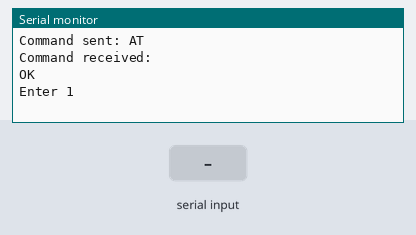
Bench run of a sketch on a simulated Arduino Mega 2560, built for the host (arithmetic inside an expression is 32-bit, double 64-bit). Parts: the last lines printed to the serial monitor. Inputs (shaded band) come from the test bench. The modem accepts every AT command (registered, SIM ready, sends succeed) and sends nothing else.

Above: at 2.2 s.
2.3 s: "1" received over Serial
4.8 s: "2" received over Serial
At 5.4 s:
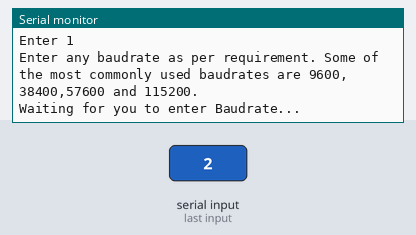
6.3 s: "0" received over Serial
At 8.1 s:
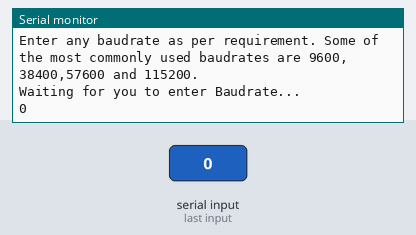

The sketch:

sketch_jun01a.ino
```cpp
bool   response = 0;
String response_data = "";
String send_data="";
void setup() {
  Serial.begin(250000);
  Serial3.begin(38400);
  checkATresponse();

}

void loop() {
  Serial.println("Enter 1");
  while(Serial.available()==0);
  while(Serial.available()!=0)
  {
    uint8_t a=Serial.read();
    if(a == '1')
    {
      readBaudRate();
    }
    if(a == '2')
    {
      writeBaudRate();
    }
  }
}

void checkATresponse()
{
  long lastTime=0;
  while (!(response))
  {
    Serial3.print("AT\r\n");
    response_data = Serial3.readString();
    if (response_data != '\0')
    {
    Serial.print("Command sent: ");
    Serial.println("AT");
    Serial.print("Command received: ");
    Serial.println(response_data);
    response++;
    }
  }
  response=0;
}

void readBaudRate()
{
  while (!(response))
  {
    Serial3.print("AT+UART?\r\n");
    response_data = Serial3.readString();
    if (response_data != '\0')
    {
    Serial.print("Command sent: ");
    Serial.println("AT+UART?");
    Serial.print("Command received: ");
    Serial.println(response_data);
    response++;
    }
  }
  response=0;
}

void writeBaudRate()
{
  Serial.println("Enter any baudrate as per requirement. Some of the most commonly used baudrates are 9600, 38400,57600 and 115200.");
  Serial.println("Waiting for you to enter Baudrate...");
  while(Serial.available()==0);
  while(Serial.available()!=0)
  {
    send_data=Serial.readString();
    Serial.println(send_data);
  }
   while (!(response))
  {
    Serial3.print(String("AT+UART="+send_data+",0,0\r\n"));
    response_data = Serial3.readString();
    if (response_data != '\0')
    {
    Serial.print("Command sent: ");
    Serial.println(String("AT+UART="+send_data+",0,0"));
    Serial.print("Command received: ");
    Serial.print(response_data);
    response++;
    }
    if(response_data == "OK\r\n")
    {
      Serial.println("successfully");
    }
    else
    {
      Serial.println("Error");
    }
  }
  response=0;
}
```

Measured:
- after the input at 4.8 s, the serial monitor: prints a new line at once (image 1)
- after the input at 6.3 s, the serial monitor: prints a new line after 1.0 s (image 2)
